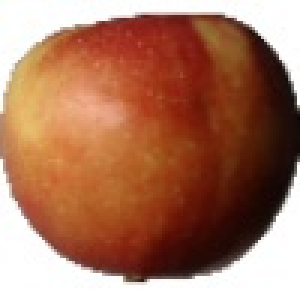
#> input picture evaluation/test_image.png, 100 x 100 px (shown 3 times larger)
$ python create_demo_dataset.py
#> lines starting #> are read from the running program, lines starting #| are printed output that depends on the picture
import os
import numpy as np
import cv2

# Path to your test image
image_path = "evaluation/test_image.png"  # change if your path is different

# Number of fake images you want in train/validation
num_train = 20
num_val = 5

# Load the original image
img = cv2.imread(image_path)
#> img is the input picture: shape (100, 100, 3); mean B, G, R 95.7, 119, 170
img = cv2.resize(img, (64, 64))  # resize to match your network input
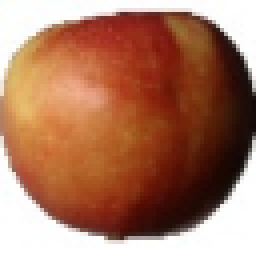
#> img: shape (64, 64, 3) (shown 4 times larger); mean B, G, R 95.5, 118.9, 169.8
img = cv2.cvtColor(img, cv2.COLOR_BGR2RGB)  # convert to RGB
img = img.transpose(2, 0, 1)  # shape (C, H, W)

# Create train data and labels
train_data = np.array([img for _ in range(num_train)], dtype=np.uint8)
train_labels = np.array([i % 4 for i in range(num_train)], dtype=np.int64)  # 4 fake classes

# Create validation data and labels
val_data = np.array([img for _ in range(num_val)], dtype=np.uint8)
val_labels = np.array([i % 4 for i in range(num_val)], dtype=np.int64)

# Save files in fruit_data folder
os.makedirs("fruit_data", exist_ok=True)
np.save("fruit_data/train_data.npy", train_data)
np.save("fruit_data/train_labels.npy", train_labels)
np.save("fruit_data/validation_data.npy", val_data)
np.save("fruit_data/validation_labels.npy", val_labels)

print("✅ Demo dataset created successfully!")
print("Train data shape:", train_data.shape)
#| Train data shape: (20, 3, 64, 64)
print("Validation data shape:", val_data.shape)
#| Validation data shape: (5, 3, 64, 64)
